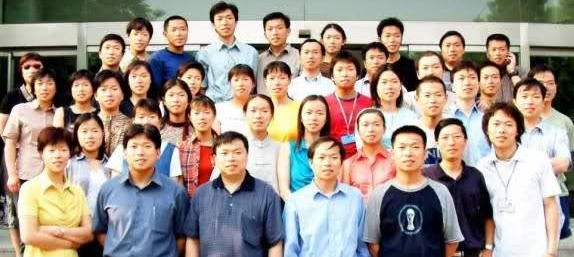
#> input picture chinatown/men.png, 574 x 257 px; the run also reads 1 picture not shown here
$ jupyter execute 13task.ipynb
#> lines starting #> are read from the running program, lines starting #| are printed output that depends on the picture
[cell 1]
from __future__ import print_function
from ipywidgets import interact, interactive, fixed, interact_manual
import ipywidgets as widgets
import numpy as np
import matplotlib.pyplot as plt
import cv2 as cv

<h1>matchTemplate</h1>

[cell 2]
src = cv.imread('chinatown/men.png')
#> src is the input picture: shape (257, 574, 3); mean B, G, R 137.3, 146.4, 158.8
#src_gray = cv.medianBlur(src_gray, 5)
src = cv.cvtColor(src, cv.COLOR_BGR2RGB)
#> the sliders are set to method = cv.TM_CCOEFF, image = 2, noise = None, rotate = 180, scale = 1.0, threshold = 0.5, shift = False


methods = ['cv.TM_CCOEFF', 'cv.TM_CCOEFF_NORMED', 'cv.TM_CCORR',
            'cv.TM_CCORR_NORMED', 'cv.TM_SQDIFF', 'cv.TM_SQDIFF_NORMED']
noises = ['None','gauss', 's&p', 'poisson', 'speckle']

def noisy(noise_typ,image):
    if noise_typ == "gauss":
        row,col,ch= image.shape
        mean = 0
        var = 0.1
        sigma = var**0.5
        gauss = np.random.normal(mean,sigma,(row,col,ch))
        gauss = gauss.reshape(row,col,ch)
        noisy = image + gauss
        return noisy
    elif noise_typ == "s&p":
        row,col,ch = image.shape
        s_vs_p = 0.5
        amount = 0.004
        out = np.copy(image)
        # Salt mode
        num_salt = np.ceil(amount * image.size * s_vs_p)
        coords = [np.random.randint(0, i - 1, int(num_salt))
              for i in image.shape]
        out[tuple(coords)] = 1

        # Pepper mode
        num_pepper = np.ceil(amount* image.size * (1. - s_vs_p))
        coords = [np.random.randint(0, i - 1, int(num_pepper))
              for i in image.shape]
        out[tuple(coords)] = 0
        return out
    elif noise_typ == "poisson":
        vals = len(np.unique(image))
        vals = 2 ** np.ceil(np.log2(vals))
        noisy = np.random.poisson(image * vals) / float(vals)
        return noisy
    elif noise_typ =="speckle":
        row,col,ch = image.shape
        gauss = np.random.randn(row,col,ch)
        gauss = gauss.reshape(row,col,ch)
        noisy = image + image * gauss
        return noisy

    return image


@interact(method=methods, image=(1,3), noise=noises, rotate=(0, 360),
          scale=(0.5, 1.5, 1e-2), threshold = (0.0, 1.0, 0.01), shift = False)
def match_tpl(method, image, noise, rotate, scale, threshold, shift):
#> called with method = 'cv.TM_CCOEFF', image = 2, noise = 'None', rotate = 180, scale = 1, threshold = 0.5, shift = False
    method = eval(method)
    tpl = cv.imread('chinatown/'+ str(image) + '.png')

    img = src.copy()

    img = noisy(noise, img)
    img = img.astype('uint8')
    #print(img.shape, img.max())
    src_gray = cv.cvtColor(img, cv.COLOR_RGB2GRAY)
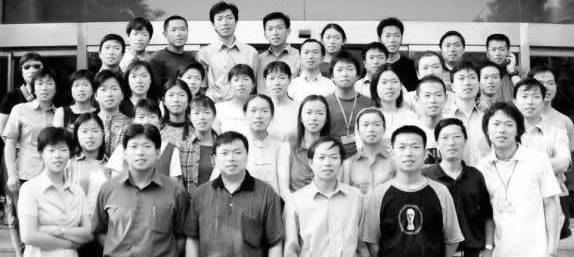
#> src_gray: shape (257, 574); min 0, max 255, mean 149.1

    num_rows, num_cols = tpl.shape[:2]
#> num_rows = 18; num_cols = 21

    rotation_matrix = cv.getRotationMatrix2D((num_cols/2, num_rows/2), rotate, scale)
    tpl = cv.warpAffine(tpl, rotation_matrix, (num_cols, num_rows))

    tpl_gray = cv.cvtColor(tpl, cv.COLOR_BGR2GRAY)
    tpl = cv.cvtColor(tpl, cv.COLOR_BGR2RGB)

    res = cv.matchTemplate(src_gray,tpl_gray,method)
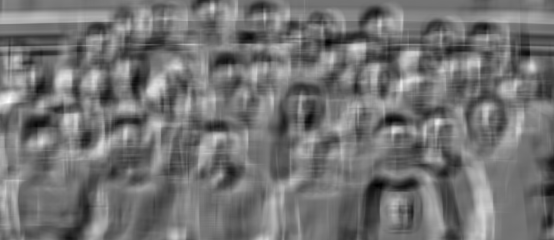
#> res: shape (240, 554) float32; min -1033710.7, max 1253178.5, mean -1223.2; drawn with min black and max white
    #cv.normalize(res, res)
    #min_val, max_val, min_loc, max_loc = cv.minMaxLoc(res)


    dst_src = np.copy(img)
    # [14 lines of commented-out code are left out]
    loc = np.where( res >= threshold)
#> loc = 65604 positions, rows 0 to 239, columns 0 to 553
    #print(loc)
    prev_pt = None
    for pt in zip(*loc[::-1]):
        if prev_pt is not None and shift:
            dx = np.abs(pt[0] - prev_pt[0])
            dy = np.abs(pt[1] - prev_pt[1])
            if dx < num_cols and dy < num_rows:
                continue

        cv.rectangle(dst_src, pt, (pt[0] + num_cols, pt[1] + num_rows), (0,0,255), 2)
        prev_pt = pt
#> this loop made 65604 passes
#> prev_pt on passes 1 to 3: (2, 0), (3, 0), (4, 0)
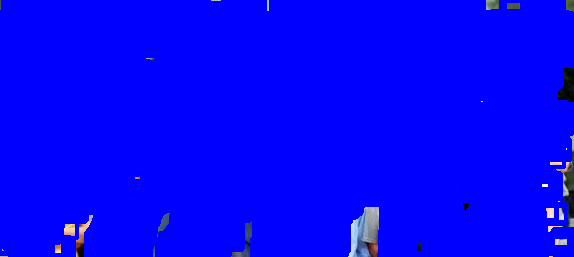
#> dst_src: shape (257, 574, 3); mean R, G, B 2.8, 2.9, 251.2


    titles = ['Image', 'Tpl']#['Original Image', 'Tpl', 'C Image', 'C Tpl']
    images = [dst_src, tpl]#[src, tpl, dst_src, dst_tpl]
    sizes = [(10,5), (2,2)]
    #fig = plt.gcf()
    #fig.set_size_inches(20, 15.5)
    for i in range(len(images)):
        #plt.subplot(2, 3, i+1)
        plt.figure(figsize = sizes[i])
        plt.imshow(images[i], aspect='auto')
        plt.title(titles[i])
        plt.xticks([]),
        plt.yticks([])
#> this loop made 2 passes
    plt.show()
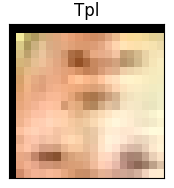
#> figure drawn by matplotlib, 1 panel
    return (method, image, rotate, scale)
